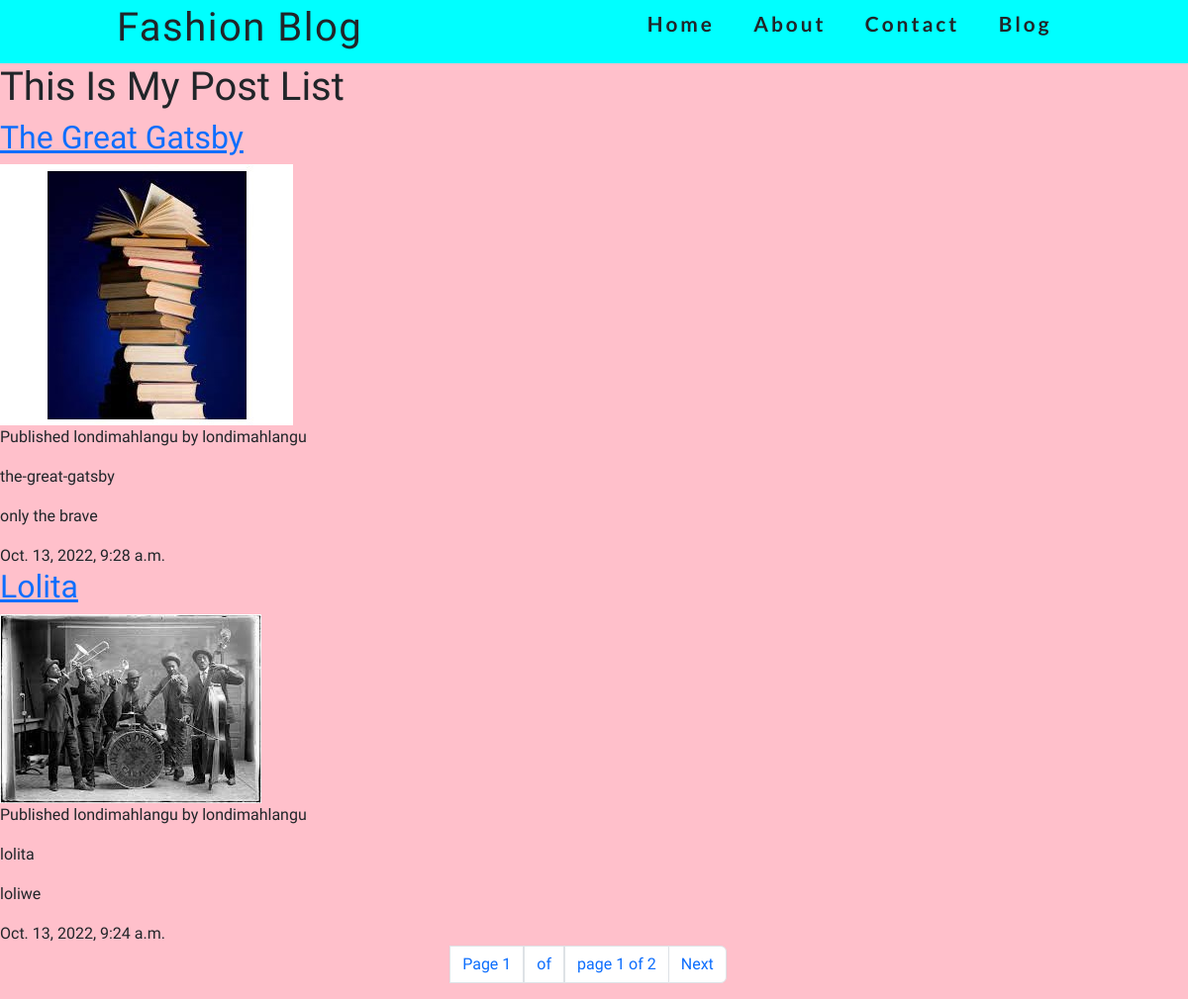
Before: / with the older database file.
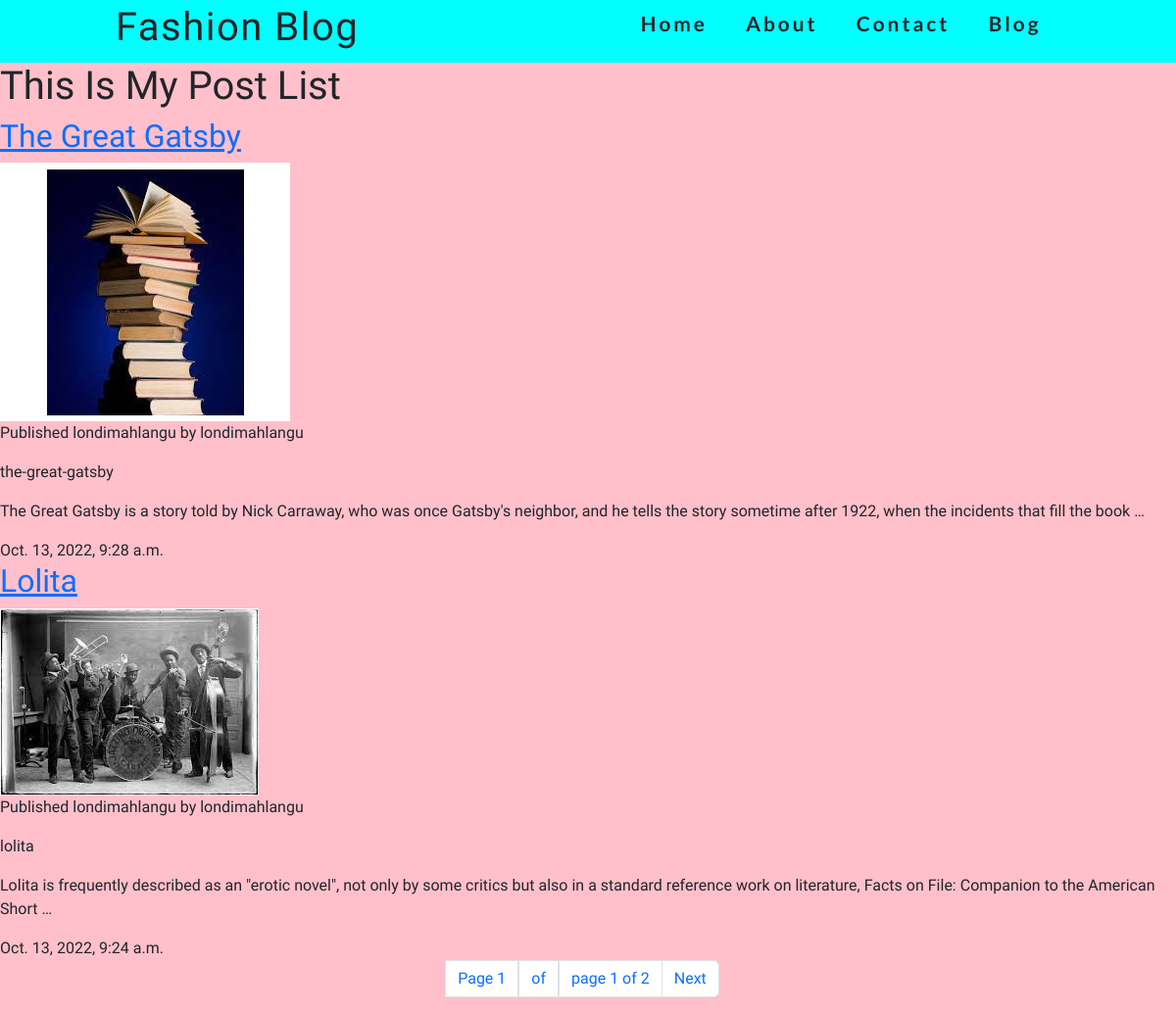
After: the same page with the newer database file.
### blog/models.py (models this page shows, shortened)
class Post(models.Model):
    STATUS_CHOICES = (
        ('draft','Draft'),
        ('published','Published')
        )
    title = models.CharField(max_length=250)
    post_image = models.ImageField(blank=True, null=True)
    slug = models.CharField(max_length=250,unique_for_date='publish')
    author = models.ForeignKey(User,on_delete=models.CASCADE,related_name='blog_posts')
    body = models.TextField()
    publish = models.DateTimeField(default=timezone.now)
    created = models.DateTimeField(auto_now_add=True)
    updated =models.DateTimeField(auto_now=True)
    status = models.CharField(max_length=10,choices=STATUS_CHOICES,default='draft')
    class Meta:
        ordering = ('-publish',)
    def get_absolute_url(self):
        return reverse('blog:post_detail', args=[self.publish.year, self.publish.month, self.publish.day, self.slug])

### blog/views.py (the view)
# urls.py: path("", Post_list),
def Post_list(request):
    object_lists = Post.objects.all()
    paginator = Paginator(object_lists, 2)
    page = request.GET.get('page')
    try:
        posts = paginator.page(page)
    except PageNotAnInteger:
        posts = paginator.page(1)
    except EmptyPage:
        posts = paginator.page(paginator.num_pages)
    return render(request, "index.html", {"page" : page, "posts" : posts})

### blog/templates/index.html (shortened to what this page needs)
{% extends "base.html" %}
{% block content %}
    {% load static %}
     <h1>This Is My Post List</h1>
    {% for post in posts %}
        <h2>
            <a href="{{ post.get_absolute_url }}">
            {{post.title}}
        </a>
        </h2>
        {% if post.post_image %}
                <img src="{{ post.post_image.url }}" alt="">
        {% endif %}
        <p class="date">
        Published {{post.author}} by {{post.author}}</p>
        {{post.slug}}
        <p>{{post.body|truncatewords:30|linebreaks}}</p>
        {{post.publish}}
    {% endfor %}
    {% include "pagination.html" with page=posts %}
    {% endblock %}

### blog/templates/base.html (shortened to what this page needs)
{% load static %}
<!DOCTYPE html>
<html lang="en">
<head>
    <link rel="stylesheet" href="https://cdn.jsdelivr.net/npm/bootstrap@5.2.2/dist/css/bootstrap.min.css">
    <link rel="stylesheet" href="{% static 'css/app.css' %}">
    <link rel="stylesheet" href="{% static 'css/mobile.css' %}">
</head>
<body>
    <nav>
        <div class="logo">
            <h1>Fashion Blog</h1>
        </div>
        <ul class="nav-links">
            <li><a href="">Home</a></li>
            <li><a href="">About</a></li>
            <li><a href="">Contact</a></li>
            <li><a href="">Blog</a></li>
        </ul>
    </nav>
    {% block content %}
    {% endblock content %}
</body>
</html>

### blog/templates/pagination.html (shortened to what this page needs)
<div class="pagination container justify-content-center">
  <ul class="pagination">
    <li class="page-item page-link">
      Page {{ page.number }}
    </li>
    <li class="page-item page-link"> of </li>
    <li class="page-item page-link"> page 1 of 2 </li>
    <li class="page-item">
      {% if page.has_next %}
      <a href="?page={{ page.next_page_number }}" class="page-link">Next</a>
      {% endif %}
    </li>
  </ul>
</div>

### static/css/app.css (style rules this page uses)
:root { --bg-color: pink; --text-color: solid black; --headline-color: black; --button-color: aqua; --accent-color: purple; --headline-font:'Lato', sans-serif; --body-font: 'Work Sans', sans-serif; }
* { padding: 0; margin: 0; box-sizing: border-box; }
body { font-size: 16px; font-family: var(--body-font); background-color:var(--bg-color); }
nav { display: flex; justify-content: space-around; align-items: center; min-height: 8vh; background-color: var(--button-color); }
.logo { color: var(--text-color); font-size: 1.2rem; font-weight: bold; letter-spacing: 1.5px; }
.nav-links { display: flex; width: 40%; justify-content: space-around }
.nav-links li { list-style: none; }
.nav-links a { color: var(--text-color); text-decoration: none; letter-spacing: 3px; font-weight: bold; font-size: 1.3rem; font-family: var(--headline-font); }

Changed rows visible on the page:
changed Post "The Great Gatsby": body "only the brave" → "The Great Gatsby is a story told by Nick Carraway, who was once Gatsby's neighbor, and he tells the story sometime after 1922, when the incidents that fill the book …"
changed Post "Lolita": body "loliwe" → "Lolita is frequently described as an \"erotic novel\", not only by some critics but also in a standard reference work on literature, Facts on File: Companion to the American Short …"
